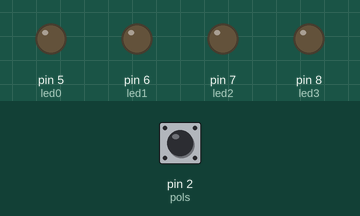
Simulated run of this sketch. Board: Arduino Uno, built with avr-gcc and run on an emulated ATmega328P. On the bench: output pins drawn as LEDs (lit = HIGH). The test bench sets the inputs (shaded band); at power-on: pin 2 (pols) LOW.

Above: at 1.2 s.
1.3 s: pin 2 (pols) driven HIGH
At 3.1 s:
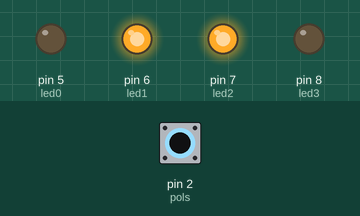
4.3 s: pin 2 (pols) driven LOW
At 4.9 s:
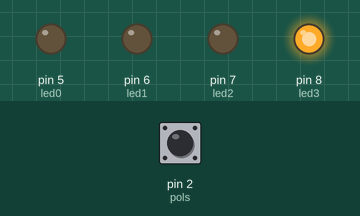
5.8 s: pin 2 (pols) driven HIGH
At 7.6 s:
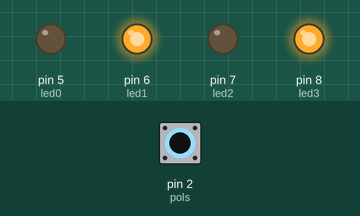
8.8 s: pin 2 (pols) pulsed LOW 2 times (0.12 s each, 0.3 s apart)
Timing chart, 0 to 25.4 s (numbered marks = the images above; inputs shaded):
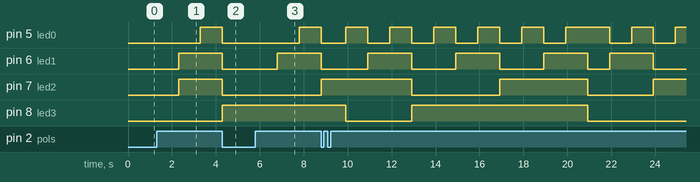

Measured:
- after the input at 1.3 s, pin 5 (led0): LOW → HIGH after 2.0 s; pin 6 (led1), pin 7 (led2): LOW → HIGH after 1.0 s
- after the input at 4.3 s, pin 5 (led0): goes on until 4.3 s, then stays LOW
- after the input at 5.8 s, pin 5 (led0): LOW → HIGH after 2.0 s; pin 6 (led1): LOW → HIGH after 1.0 s

The sketch:

repte_5.ino
```cpp
/**********************************************************************************
**                                                                               **
**                              Entrades i sortides                              **
**                                                                               **
**  Jordi Pujolreu SALA                                              6/3/17      **
**********************************************************************************/

//********** Includes *************************************************************

//********** Variables ************************************************************
const int led0 = 5;          // donar nom al pin 5 de l’Arduino
const int led1 = 6;          // donar nom al pin 6 de l’Arduino
const int led2 = 7;          // donar nom al pin 7 de l’Arduino
const int led3 = 8;          // donar nom al pin 8 de l’Arduino
const int pols = 2;


//********** Setup ****************************************************************
void setup()
{
  pinMode(led0, OUTPUT);     // definir el pin 5 com una sortida
  pinMode(led1, OUTPUT);     // definir el pin 6 com una sortida
  pinMode(led2, OUTPUT);     // definir el pin 7 com una sortida
  pinMode(led3, OUTPUT);     // definir el pin 8 com una sortida
  pinMode(pols, INPUT);

}

//********** Loop *****************************************************************
void loop()

{
  if(digitalRead(2)){ // si es prem el polsador  contarà

  digitalWrite(led0, HIGH);  // donem corrent a les seguuents sortides o no
  digitalWrite(led1, LOW);
  digitalWrite(led2, LOW);
  digitalWrite(led3, LOW);


  }

  if(digitalRead(2)){

  delay(1000);  //espera un segon

  digitalWrite(led0, LOW);  // donem corrent a les seguuents sortides o no
  digitalWrite(led1, HIGH);
  digitalWrite(led2, LOW);
  digitalWrite(led3, LOW);

   }
  if(digitalRead(2)){
  delay(1000);  //espera un segon

  digitalWrite(led0, HIGH);  // donem corrent a les seguuents sortides o no
  digitalWrite(led1, HIGH);
  digitalWrite(led2, LOW);
  digitalWrite(led3, LOW);

  }

  if(digitalRead(2)){


  delay(1000);  //espera un segon

  digitalWrite(led0, LOW);  // donem corrent a les seguuents sortides o no
  digitalWrite(led1, LOW);
  digitalWrite(led2, HIGH);
  digitalWrite(led3, LOW);
  }

  if(digitalRead(2)){


  delay(1000);  //espera un segon

  digitalWrite(led0, HIGH);  // donem corrent a les seguuents sortides o no
  digitalWrite(led1, LOW);
  digitalWrite(led2, HIGH);
  digitalWrite(led3, LOW);
  }

  if(digitalRead(2)){


  delay(1000);  //espera un segon

  digitalWrite(led0, LOW);  // donem corrent a les seguuents sortides o no
  digitalWrite(led1, HIGH);
  digitalWrite(led2, HIGH);
  digitalWrite(led3, LOW);

  }

  if(digitalRead(2)){


  delay(1000);  //espera un segon

  digitalWrite(led0, HIGH);  // donem corrent a les seguuents sortides o no
  digitalWrite(led1, HIGH);
  digitalWrite(led2, HIGH);
  digitalWrite(led3, LOW);

  }

  if(digitalRead(2)){


  delay(1000);  //espera un segon

  digitalWrite(led0, LOW);  // donem corrent a les seguuents sortides o no
  digitalWrite(led1, LOW);
  digitalWrite(led2, LOW);
  digitalWrite(led3, HIGH);

  }

  if(digitalRead(2)){

  delay(1000);  //espera un segon

  digitalWrite(led0, HIGH);  // donem corrent a les seguuents sortides o no
  digitalWrite(led1, LOW);
  digitalWrite(led2, LOW);
  digitalWrite(led3, HIGH);
  }
  if(digitalRead(2)){

  delay(1000);  //espera un segon

  digitalWrite(led0, LOW);  // donem corrent a les seguuents sortides o no
  digitalWrite(led1, HIGH);
  digitalWrite(led2, LOW);
  digitalWrite(led3, HIGH);
  }
  if(digitalRead(2)){

    delay(1000);  //espera un segon

  digitalWrite(led0, HIGH);  // donem corrent a les seguuents sortides o no
  digitalWrite(led1, HIGH);
  digitalWrite(led2, LOW);
  digitalWrite(led3, HIGH);
  }
  if(digitalRead(2)){


  delay(1000);  //espera un segon

  digitalWrite(led0, LOW);  // donem corrent a les seguuents sortides o no
  digitalWrite(led1, LOW);
  digitalWrite(led2, HIGH);
  digitalWrite(led3, HIGH);
   }
     if(digitalRead(2)){

  delay(1000);  //espera un segon

  digitalWrite(led0, HIGH);  // donem corrent a les seguuents sortides o no
  digitalWrite(led1, LOW);
  digitalWrite(led2, HIGH);
  digitalWrite(led3, HIGH);
    }
      if(digitalRead(2)){


  delay(1000);  //espera un segon

  digitalWrite(led0, LOW);  // donem corrent a les seguuents sortides o no
  digitalWrite(led1, HIGH);
  digitalWrite(led2, HIGH);
  digitalWrite(led3, HIGH);
    }
    if(digitalRead(2)){


  delay(1000);  //espera un segon

  digitalWrite(led0, HIGH);  // donem corrent a les seguuents sortides o no
  digitalWrite(led1, HIGH);
  digitalWrite(led2, HIGH);
  digitalWrite(led3, HIGH);

    }
   if(digitalRead(2)){


  delay(1000);  //espera un segon

   }


}
```
